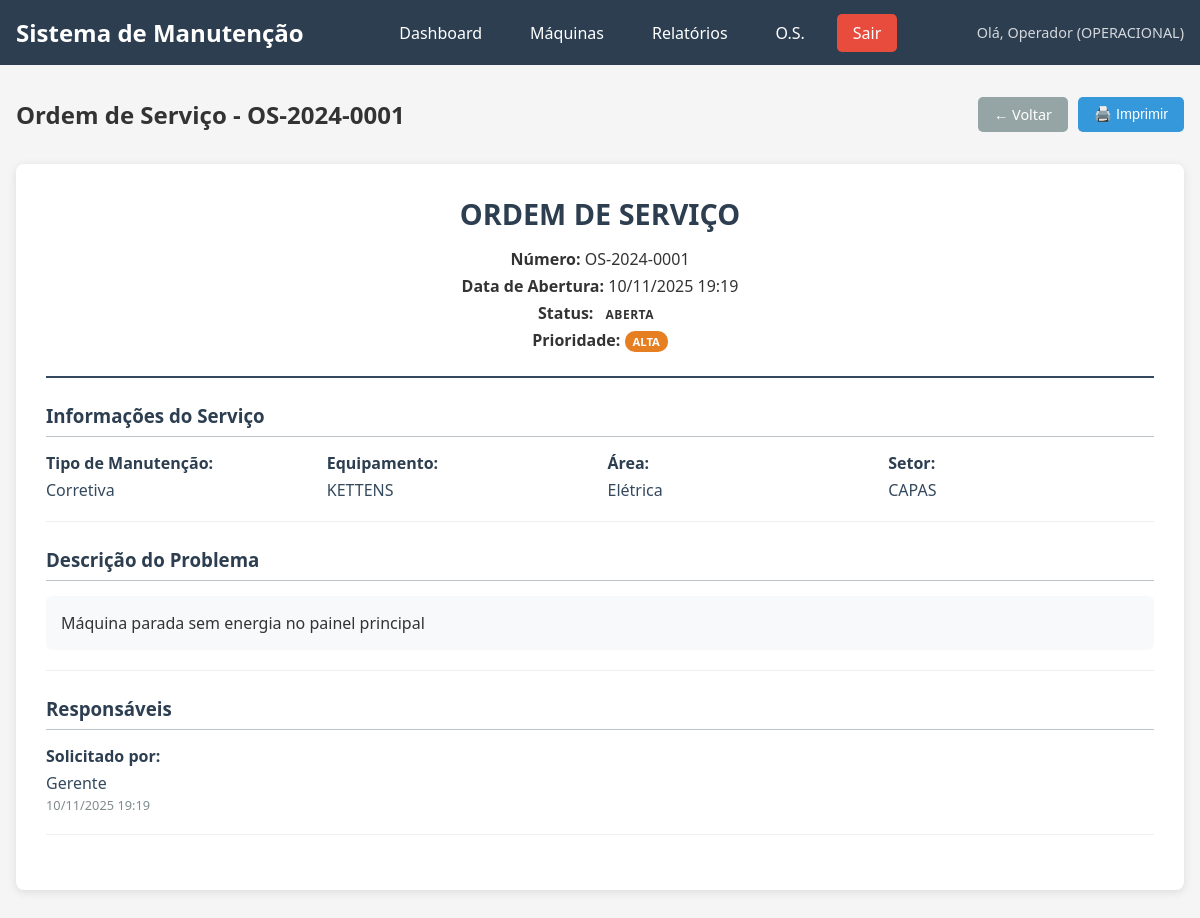
Screenshot of /views/ordens_servico/visualizar.php?id=1 (signed in) with the database file from the repository.
### tables this page shows
CREATE TABLE IF NOT EXISTS `ordens_servico` (
  `id` int(11) NOT NULL AUTO_INCREMENT,
  `numero_os` varchar(20) NOT NULL,
  `tipo_manutencao` enum('CORRETIVA','PREVENTIVA','PREDITIVA','MELHORIAS') NOT NULL,
  `equipamento` varchar(100) NOT NULL,
  `area` enum('ELETRICA','MECANICA','MARCENARIA','FUNILARIA','TORNEARIA','PREDIAL','OUTROS') NOT NULL,
  `setor_id` tinyint(3) UNSIGNED NOT NULL,
  `descricao_defeito` text NOT NULL,
  `causa_defeito` text DEFAULT NULL,
  `acao_corretiva` text DEFAULT NULL,
  `entrada_preventiva` enum('SIM','NAO') DEFAULT 'NAO',
  `data_programada` date DEFAULT NULL,
  `status` enum('ABERTA','EM_ANDAMENTO','CONCLUIDA','CANCELADA') DEFAULT 'ABERTA',
  `prioridade` enum('BAIXA','MEDIA','ALTA','URGENTE') DEFAULT 'MEDIA',
  `solicitado_por` int(11) NOT NULL,
  `recebido_por` int(11) DEFAULT NULL,
  `aceito_por` int(11) DEFAULT NULL,
  `analisado_por` int(11) DEFAULT NULL,
  `data_abertura` datetime DEFAULT current_timestamp(),
  `data_recebimento` datetime DEFAULT NULL,
  `data_aceite` datetime DEFAULT NULL,
  `data_analise` datetime DEFAULT NULL,
  `data_conclusao` datetime DEFAULT NULL,
  `observacoes` text DEFAULT NULL,
  PRIMARY KEY (`id`),
  UNIQUE KEY `numero_os` (`numero_os`),
  KEY `setor_id` (`setor_id`),
  KEY `solicitado_por` (`solicitado_por`),
  KEY `recebido_por` (`recebido_por`),
  KEY `aceito_por` (`aceito_por`),
  KEY `analisado_por` (`analisado_por`)
);

CREATE TABLE `setores` (
  `id` tinyint(3) UNSIGNED NOT NULL,
  `nome_setor` varchar(50) NOT NULL
);

CREATE TABLE `usuarios` (
  `id` int(11) NOT NULL,
  `nome` varchar(100) NOT NULL,
  `email` varchar(100) DEFAULT NULL,
  `telefone` varchar(20) DEFAULT NULL,
  `senha` varchar(255) NOT NULL,
  `cargo` enum('GERENTE','OPERACIONAL') DEFAULT 'OPERACIONAL',
  `setor_id` tinyint(3) UNSIGNED DEFAULT NULL,
  `created_at` datetime DEFAULT current_timestamp()
);

### controllers/AuthController.php (called while the page is built, shortened)
<?php
class AuthController {
    public static function getUsuarioLogado() {
        if (isset($_SESSION['usuario_id'])) {
            return [
                'id' => $_SESSION['usuario_id'],
                'nome' => $_SESSION['usuario_nome'],
                'cargo' => $_SESSION['usuario_cargo'],
                'setor_id' => $_SESSION['usuario_setor'],
                'email' => $_SESSION['usuario_email'] ?? null
            ];
        }
        return null;
    }
}
?>

### models/OrdemServico.php (called while the page is built, shortened)
<?php
class OrdemServico {
    private $conn;
    private $table_name = "ordens_servico";
    public function __construct($db) {
        $this->conn = $db;
    }
    public function buscarPorId($id) {
        $query = "SELECT
                    os.*,
                    s.nome_setor,
                    u_solicitante.nome as solicitante_nome,
                    u_recebedor.nome as recebedor_nome,
                    u_aceitador.nome as aceitador_nome,
                    u_analisador.nome as analisador_nome
                  FROM " . $this->table_name . " os
                  LEFT JOIN setores s ON os.setor_id = s.id
                  LEFT JOIN usuarios u_solicitante ON os.solicitado_por = u_solicitante.id
                  LEFT JOIN usuarios u_recebedor ON os.recebido_por = u_recebedor.id
                  LEFT JOIN usuarios u_aceitador ON os.aceito_por = u_aceitador.id
                  LEFT JOIN usuarios u_analisador ON os.analisado_por = u_analisador.id
                  WHERE os.id = :id";
        $stmt = $this->conn->prepare($query);
        $stmt->bindParam(":id", $id);
        $stmt->execute();
        if($stmt->rowCount() > 0) {
            return $stmt->fetch(PDO::FETCH_ASSOC);
        }
        return false;
    }
}
?>

### views/ordens_servico/visualizar.php (the view, shortened to what this page needs)
<?php
require_once '../../controllers/AuthController.php';
$usuarioLogado = AuthController::getUsuarioLogado();
$os_id = (int)$_GET['id'];
require_once '../../config/database.php';
require_once '../../models/OrdemServico.php';
try {
    $db = DatabaseConfig::getConnection();
    $ordemServico = new OrdemServico($db);
    $os_data = $ordemServico->buscarPorId($os_id);
} catch(Exception $e) {
    die("Erro: " . $e->getMessage());
}
$tipos_manutencao = [
    'CORRETIVA' => 'Corretiva',
    'PREVENTIVA' => 'Preventiva',
    'PREDITIVA' => 'Preditiva',
    'MELHORIAS' => 'Melhorias'
];
$areas = [
    'ELETRICA' => 'Elétrica',
    'MECANICA' => 'Mecânica',
    'MARCENARIA' => 'Marcenaria',
    'FUNILARIA' => 'Funilaria',
    'TORNEARIA' => 'Tornearia',
    'PREDIAL' => 'Predial',
    'OUTROS' => 'Outros'
];
$status_text = [
    'ABERTA' => 'Aberta',
    'EM_ANDAMENTO' => 'Em Andamento',
    'CONCLUIDA' => 'Concluída',
    'CANCELADA' => 'Cancelada'
];
?>
<!DOCTYPE html>
<html lang="pt-BR">
<head>
    <link rel="stylesheet" href="../../css/style.css">
</head>
<body>
    <header class="header">
        <div class="header-content">
            <h1 class="logo">Sistema de Manutenção</h1>
            <nav class="nav">
                <ul>
                    <li><a href="../dashboard.php">Dashboard</a></li>
                    <li><a href="../maquinas/listar.php">Máquinas</a></li>
                    <li><a href="../relatorios/listar.php">Relatórios</a></li>
                    <li><a href="listar.php">O.S.</a></li>
                    <li><a href="../../logout.php" class="logout-btn">Sair</a></li>
                </ul>
            </nav>
            <div class="user-info">
                <span>Olá, <?php echo htmlspecialchars($usuarioLogado['nome']); ?> (<?php echo $usuarioLogado['cargo']; ?>)</span>
            </div>
        </div>
    </header>
    <main class="main-content">
        <div class="page-header">
            <h2>Ordem de Serviço - <?php echo htmlspecialchars($os_data['numero_os']); ?></h2>
            <div class="action-buttons">
                <a href="listar.php" class="btn btn-secondary">← Voltar</a>
                <button onclick="window.print()" class="btn btn-primary">🖨️ Imprimir</button>
            </div>
        </div>
        <div class="os-view-container">
            <div class="os-view-header">
                <div class="os-view-info">
                    <h1>ORDEM DE SERVIÇO</h1>
                    <p><strong>Número:</strong> <?php echo htmlspecialchars($os_data['numero_os']); ?></p>
                    <p><strong>Data de Abertura:</strong> <?php echo date('d/m/Y H:i', strtotime($os_data['data_abertura'])); ?></p>
                    <p><strong>Status:</strong>
                        <span class="status-badge status-<?php echo strtolower($os_data['status']); ?>">
                            <?php echo $status_text[$os_data['status']]; ?>
                        </span>
                    </p>
                    <p><strong>Prioridade:</strong>
                        <span class="priority-badge priority-<?php echo strtolower($os_data['prioridade']); ?>">
                            <?php echo ucfirst(strtolower($os_data['prioridade'])); ?>
                        </span>
                    </p>
                </div>
            </div>
            <div class="os-view-section">
                <h3>Informações do Serviço</h3>
                <div class="os-view-grid">
                    <div class="os-view-item">
                        <label>Tipo de Manutenção:</label>
                        <span><?php echo $tipos_manutencao[$os_data['tipo_manutencao']]; ?></span>
                    </div>
                    <div class="os-view-item">
                        <label>Equipamento:</label>
                        <span><?php echo htmlspecialchars($os_data['equipamento']); ?></span>
                    </div>
                    <div class="os-view-item">
                        <label>Área:</label>
                        <span><?php echo $areas[$os_data['area']]; ?></span>
                    </div>
                    <div class="os-view-item">
                        <label>Setor:</label>
                        <span><?php echo htmlspecialchars($os_data['nome_setor']); ?></span>
                    </div>
                </div>
            </div>
            <div class="os-view-section">
                <h3>Descrição do Problema</h3>
                <div class="os-view-content">
                    <?php echo nl2br(htmlspecialchars($os_data['descricao_defeito'])); ?>
                </div>
            </div>
            <div class="os-view-section">
                <h3>Responsáveis</h3>
                <div class="os-view-grid">
                    <div class="os-view-item">
                        <label>Solicitado por:</label>
                        <span><?php echo htmlspecialchars($os_data['solicitante_nome']); ?></span>
                        <small><?php echo date('d/m/Y H:i', strtotime($os_data['data_abertura'])); ?></small>
                    </div>
                </div>
            </div>
        </div>
    </main>
</body>
</html>

### css/style.css (style rules this page uses)
* { margin: 0; padding: 0; box-sizing: border-box; }
body { font-family: 'Segoe UI', Tahoma, Geneva, Verdana, sans-serif; background-color: #f5f5f5; color: #333; }
.header { background: #2c3e50; color: white; padding: 1rem 0; }
.header-content { max-width: 1200px; margin: 0 auto; display: flex; justify-content: space-between; align-items: center; padding: 0 1rem; }
.logo { font-size: 1.5rem; font-weight: bold; }
.nav ul { list-style: none; display: flex; gap: 1rem; }
.nav a { color: white; text-decoration: none; padding: 0.5rem 1rem; border-radius: 5px; transition: background 0.3s; }
.logout-btn { background: #e74c3c; }
.user-info { font-size: 0.9rem; opacity: 0.8; }
.main-content { max-width: 1200px; margin: 0 auto; padding: 2rem 1rem; }
.status-badge, .saude-badge { padding: 0.25rem 0.5rem; border-radius: 15px; font-size: 0.8rem; font-weight: bold; text-transform: uppercase; }
.btn { display: inline-block; padding: 0.5rem 1rem; border: none; border-radius: 5px; text-decoration: none; font-size: 0.9rem; cursor: pointer; transition: background 0.3s; }
.btn-primary { background: #3498db; color: white; }
.btn-secondary { background: #95a5a6; color: white; }
.page-header { display: flex; justify-content: space-between; align-items: center; margin-bottom: 2rem; }
.action-buttons { display: flex; gap: 10px; }
.status-badge, .saude-badge { padding: 4px 8px; border-radius: 12px; font-size: 0.75em; font-weight: 600; text-transform: uppercase; letter-spacing: 0.5px; }
.priority-badge { padding: 3px 8px; border-radius: 10px; font-size: 0.7em; font-weight: 600; text-transform: uppercase; }
.priority-alta { background: #e67e22; color: white; }
.os-view-container { background: white; border-radius: 8px; padding: 30px; box-shadow: 0 2px 10px rgba(0,0,0,0.1); }
.os-view-header { border-bottom: 2px solid #34495e; padding-bottom: 20px; margin-bottom: 25px; text-align: center; }
.os-view-header h1 { margin: 0 0 15px 0; color: #2c3e50; font-size: 1.8em; }
.os-view-info p { margin: 5px 0; font-size: 1em; }
.os-view-section { margin-bottom: 25px; padding-bottom: 20px; border-bottom: 1px solid #ecf0f1; }
.os-view-section h3 { color: #2c3e50; margin-bottom: 15px; border-bottom: 1px solid #bdc3c7; padding-bottom: 8px; }
.os-view-grid { display: grid; grid-template-columns: repeat(auto-fit, minmax(250px, 1fr)); gap: 15px; }
.os-view-item { display: flex; flex-direction: column; }
.os-view-item label { font-weight: 600; color: #2c3e50; margin-bottom: 5px; }
.os-view-item span { color: #34495e; }
.os-view-item small { color: #7f8c8d; font-size: 0.8em; margin-top: 2px; }
.os-view-content { background: #f8f9fa; padding: 15px; border-radius: 6px; line-height: 1.5; }

### rows the page displays
ordens_servico: numero_os "OS-2024-0001", data_abertura "10/11/2025 19:19", status "ABERTA", prioridade "ALTA", tipo_manutencao "Corretiva", equipamento "KETTENS", area "Elétrica", setor.nome_setor "CAPAS", descricao_defeito "Máquina parada sem energia no painel principal", solicitado_por.nome "Gerente"

### other values shown
$usuarioLogado['nome'] "Operador"
$usuarioLogado['cargo'] "OPERACIONAL"
